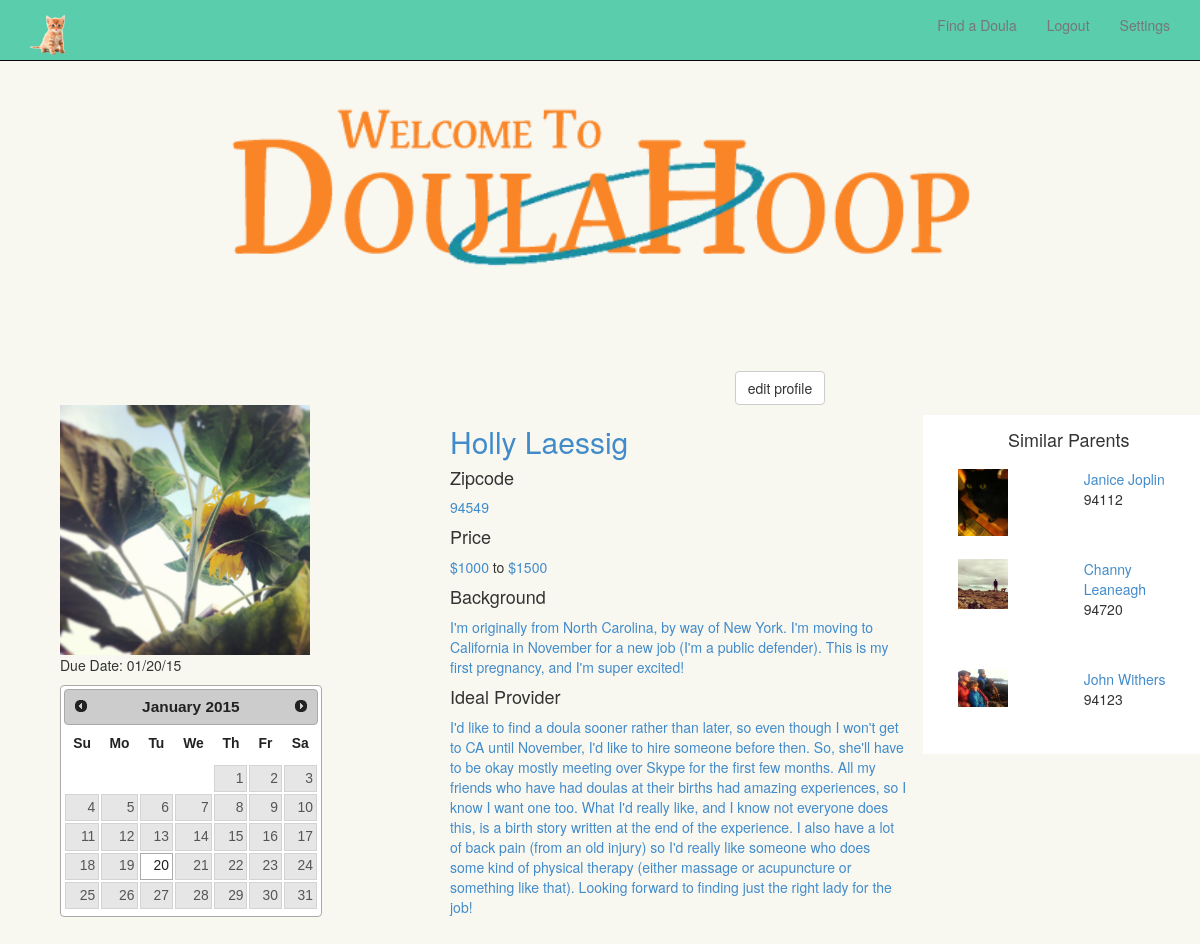
/parent/5 (signed in), run on an earlier commit of the app's database.
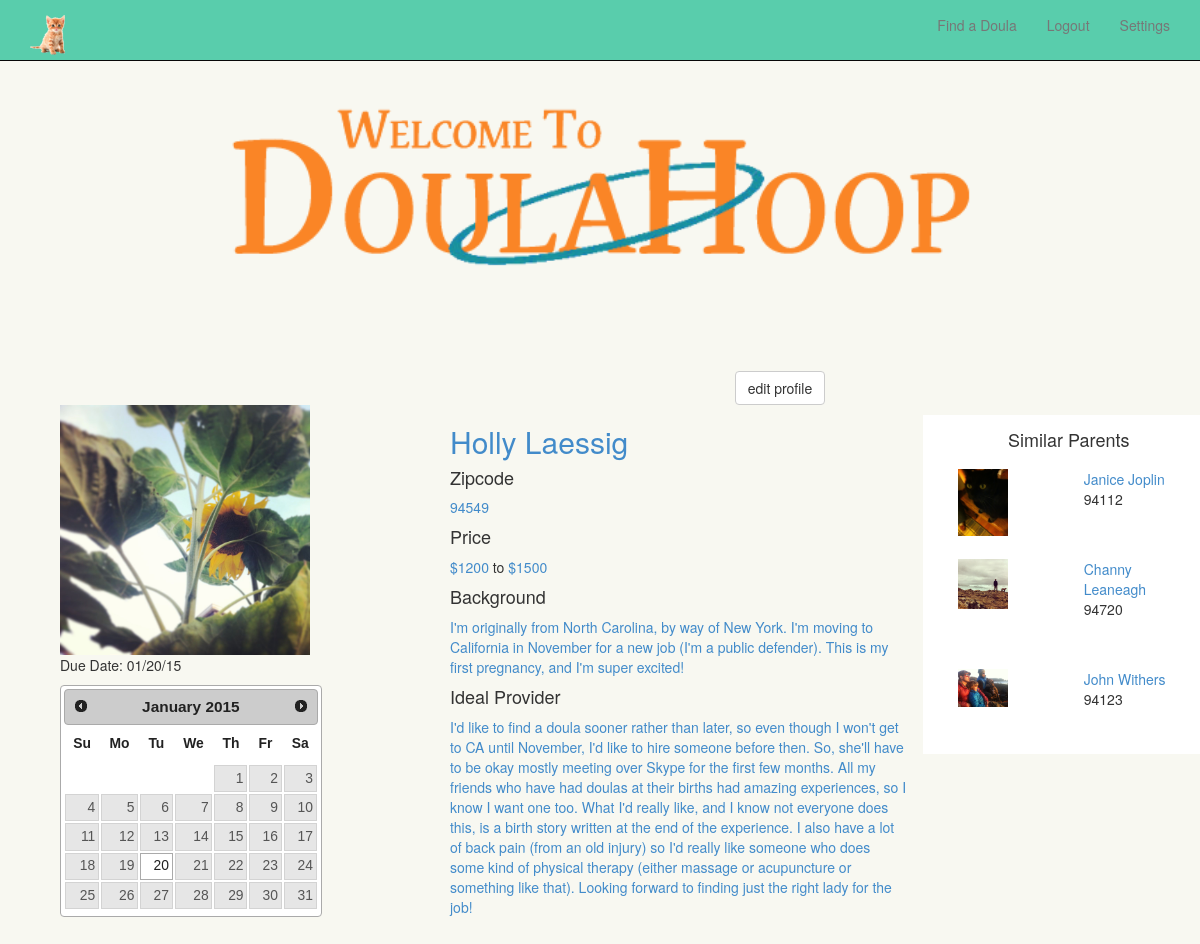
And on a later commit of the database.
### model.py (models this page shows)
class Parent(Base):
	__tablename__ = "parents"
	id = Column(Integer, primary_key = True)
	email = Column(String(64), nullable = False)
	password = Column(String(64), nullable = False)
	firstname = Column(String(64), nullable = True)
	lastname = Column(String(64), nullable = True)
	price_min = Column(Integer, nullable = True)
	price_max = Column(Integer, nullable = True)
	background = Column(Text, nullable = True)
	image = Column(String(64), nullable = True)
	zipcode = Column(String(64), nullable = True)
	zipcode_lat = Column(Integer, nullable = True)
	zipcode_lng = Column(Integer, nullable = True)
	display_name = Column(String(64), nullable = True)
	ideal_doula_nar = Column(Text, nullable = True)
	visibility = Column(String(64), nullable = True)
	due_date = Column(DateTime, nullable = True)
	def parse_parent_form_data(self, data):
		self.email = data.get('email')
		self.firstname = data.get('firstname')
		self.lastname = data.get('lastname')
		self.price_min = data.get('price_min')
		self.price_max = data.get('price_max')
		self.background = data.get('background')
		self.image = data.get('image')
		self.zipcode = data.get('zipcode')
		self.practice = data.get('practice')
		self.display_name = data.get('display_name')
		self.ideal_doula_nar = data.get('ideal_doula_nar')
		self.visibility = data.get('visibility')
		password = data.get('password')
		hashed_pw = passwords.set_password(password)
		self.password = hashed_pw
		unicode_due_date = data.get('due_date')
		self.due_date = datetime.datetime.strptime(data.get('due_date'), "%Y-%m-%d")
	def store_coordinates(self, lat, lng):
		self.zipcode_lat = lat
		self.zipcode_lng = lng
	def is_authenticated(self):
		return True
	def is_active(self):
		return True
	def is_anonymous(self):
		return False
	def get_id(self):
		return unicode(self.id)
	def is_doula(self):
		return False

### app.py (the view)
@app.route('/parent/<int:id>') #change this route to include the parents's <int:id> in the url
@login_required
def display_user_profile(id):
	parent = model.session.query(model.Parent).get(id)
	if parent.visibility == "doulas" and not current_user.is_doula() and current_user.id != parent.id:
		flash('This user has chosen to be visible to doulas only')
		return render_template('blank.html')
	elif parent.visibility == 'none' and current_user.id != parent.id:
		flash('This user has chosen to be invisible')
		return render_template('blank.html')
	due_date = parent.due_date.strftime("%m/%d/%y")
	suggested_parent_list = users.suggest_parents()
	return render_template('user-profile.html', parent = parent,
												due_date = due_date,
												suggested_parent_list = suggested_parent_list)

### app.py (called while the page is built)
@login_manager.user_loader
def load_user(user_id):
	role = session.get('role', None)
	if role == 'doula':
		return model.session.query(model.Doula).get(user_id)
	elif role == 'parent':
		return model.session.query(model.Parent).get(user_id)
	return None

### users.py (called while the page is built)
def suggest_parents():
	parent_list = model.session.query(model.Parent).all()
	if len(parent_list) > 4:
		suggested_parent_list = []
		for i in range(1,4):
			parent = parent_list.pop(randint(0, len(parent_list) - 1))
			suggested_parent_list.append(parent)
		return suggested_parent_list
	return None

### templates/user-profile.html (shortened to what this page needs)
{% extends 'logged-in-base.html' %}
{% block body %}
<div class="container">
  <div id="editability">
    {% if current_user == parent %}
      <button id="enable" class="btn btn-default">edit profile</button>
    {% endif %}
  </div>
  <div class="row">
      <div class="col-md-4 col-sm-5" id="profile-column-left">
        <div id="parent-profile-pic"> <img width="250" src="/static/images/uploads/parent_{{ parent.id }}.jpg">
        </div>
        <div id="calendar" width="150">
          <p>Due Date: {{ due_date }}</p>
        </div>
      </div>
      <div class="col-md-5 col-sm-7" id="profile-column-middle">
        <h2>
          <a href="#" class="editable" data-type="text" data-pk="{{ parent.id }}" data-name="firstname" data-original-title title data-url="/parent_edit" data-title="Enter your first name">{{ parent.firstname }} </a>
          <a href="#" class="editable" data-type="text" data-pk="{{ parent.id }}" data-name="lastname" data-original-title title data-url="/parent_edit" data-title="Enter your last name">{{ parent.lastname }} </a>
        <h4> Zipcode </h4>
          <a href="#" class="editable" data-type="text" data-pk="{{ parent.id }}" data-name="zipcode" data-original-title title data-url="/parent_edit" data-title="Enter your zipcode">{{ parent.zipcode }}</a>
        <h4> Price </h4>
          <a href="#" class="editable" data-type="number" data-pk="{{ parent.id }}" data-name="price_min" data-original-title title data-url="/parent_edit" data-title="Enter the minimum you'd like to pay">${{ parent.price_min }}</a>
          to <a href="#" class="editable" data-type="number" data-pk="{{ parent.id }}" data-name="price_max" data-original-title title data-url="/parent_edit" data-title="Enter the maximum you'd like to pay">${{ parent.price_max }}</a>
        <h4> Background </h4>
          <a href="#" class="editable" data-type="text" data-pk="{{ parent.id }}" data-name="background" data-original-title title data-url="/parent_edit" data-title="Give some background about yourself">{{ parent.background }}</a>
        <h4> Ideal Provider </h4>
          <a href="#" class="editable" data-type="text" data-pk="{{ parent.id }}" data-name="ideal_nar" data-original-title title data-url="/parent_edit" data-title="Describe your ideal doula">{{ parent.ideal_doula_nar }} </a>
      </div>
      <div class="col-md-3 col-xs-12" id="profile-column-right">
        {% if suggested_parent_list != None %}
          <div class="col-xs-12">
            <h4 style="text-align: center">Similar Parents</h4>
          </div>
            {% for s_parent in suggested_parent_list %}
              {% if s_parent.id != parent.id %}
                <div class="suggestion col-xs-4 col-md-12">
                  <div class="col-xs-6" id="suggestion-1-thumb">
                    <img style="margin:2" width=50 src="/static/images/uploads/{{ s_parent.image }}">
                  </div>
                  <div class="col-xs-6" id="suggestion-1-desc">
                    <p> <a href="/parent/{{ s_parent.id }}">{{ s_parent.firstname }} {{ s_parent.lastname }}</a>
                      {{ s_parent.zipcode }}
                    </p>
                    <br>
                  </div>
                </div>
              {% endif %}
          {% endfor %}
        {% endif %}
      </div>
  </div>
</div>
{% endblock %}

What changed in the data, as far as the page shows it:
changed Parent "Holly": price_min "1000" → "1200"
